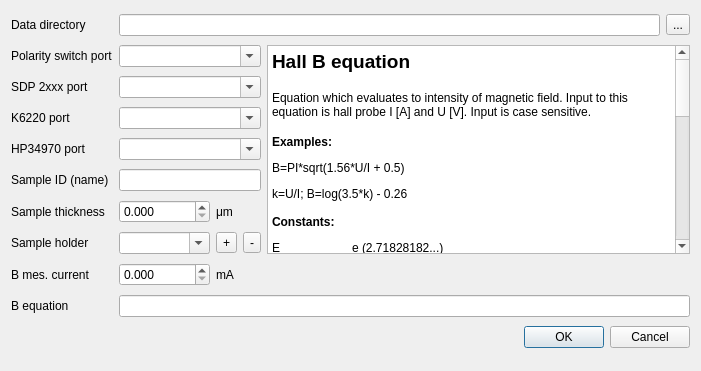
<?xml version="1.0" encoding="UTF-8"?>
<ui version="4.0">
 <class>ConfigUI</class>
 <widget class="QDialog" name="ConfigUI">
  <property name="geometry">
   <rect>
    <x>0</x>
    <y>0</y>
    <width>701</width>
    <height>371</height>
   </rect>
  </property>
  <property name="windowTitle">
   <string>Hall experiment settings</string>
  </property>
  <layout class="QGridLayout" name="gridLayout_3">
   <item row="1" column="0" colspan="2">
    <widget class="QLabel" name="label">
     <property name="text">
      <string>Polarity switch port</string>
     </property>
    </widget>
   </item>
   <item row="1" column="2" colspan="3">
    <layout class="QHBoxLayout" name="horizontalLayout_4">
     <item>
      <widget class="QComboBox" name="switchPortComboBox">
       <property name="editable">
        <bool>true</bool>
       </property>
       <property name="sizeAdjustPolicy">
        <enum>QComboBox::AdjustToContents</enum>
       </property>
       <property name="minimumContentsLength">
        <number>14</number>
       </property>
      </widget>
     </item>
    </layout>
   </item>
   <item row="2" column="0" colspan="2">
    <widget class="QLabel" name="label_2">
     <property name="text">
      <string>SDP 2xxx port</string>
     </property>
    </widget>
   </item>
   <item row="2" column="2" colspan="3">
    <layout class="QHBoxLayout" name="horizontalLayout_5">
     <item>
      <widget class="QComboBox" name="powerSupplyPortComboBox">
       <property name="editable">
        <bool>true</bool>
       </property>
       <property name="sizeAdjustPolicy">
        <enum>QComboBox::AdjustToContents</enum>
       </property>
       <property name="minimumContentsLength">
        <number>14</number>
       </property>
      </widget>
     </item>
    </layout>
   </item>
   <item row="3" column="0" colspan="2">
    <widget class="QLabel" name="label_5">
     <property name="text">
      <string>K6220 port</string>
     </property>
    </widget>
   </item>
   <item row="3" column="2" colspan="3">
    <layout class="QHBoxLayout" name="horizontalLayout_6">
     <item>
      <widget class="QComboBox" name="samplePowerPortComboBox">
       <property name="editable">
        <bool>true</bool>
       </property>
       <property name="sizeAdjustPolicy">
        <enum>QComboBox::AdjustToContents</enum>
       </property>
       <property name="minimumContentsLength">
        <number>14</number>
       </property>
      </widget>
     </item>
    </layout>
   </item>
   <item row="4" column="0" colspan="2">
    <widget class="QLabel" name="label_3">
     <property name="text">
      <string>HP34970 port</string>
     </property>
    </widget>
   </item>
   <item row="4" column="2" colspan="3">
    <layout class="QHBoxLayout" name="horizontalLayout_7">
     <item>
      <widget class="QComboBox" name="agilentPortComboBox">
       <property name="editable">
        <bool>true</bool>
       </property>
       <property name="sizeAdjustPolicy">
        <enum>QComboBox::AdjustToContents</enum>
       </property>
       <property name="minimumContentsLength">
        <number>14</number>
       </property>
      </widget>
     </item>
    </layout>
   </item>
   <item row="10" column="0" colspan="6">
    <widget class="QDialogButtonBox" name="buttonBox">
     <property name="standardButtons">
      <set>QDialogButtonBox::Cancel|QDialogButtonBox::Ok</set>
     </property>
    </widget>
   </item>
   <item row="0" column="0" colspan="2">
    <widget class="QLabel" name="label_4">
     <property name="text">
      <string>Data directory</string>
     </property>
    </widget>
   </item>
   <item row="0" column="2" colspan="4">
    <layout class="QHBoxLayout" name="horizontalLayout">
     <item>
      <widget class="QLineEdit" name="dirPathLineEdit"/>
     </item>
     <item>
      <widget class="QToolButton" name="dirPathToolButton">
       <property name="text">
        <string>...</string>
       </property>
      </widget>
     </item>
    </layout>
   </item>
   <item row="5" column="2" colspan="3">
    <widget class="QLineEdit" name="sampleNameLineEdit"/>
   </item>
   <item row="7" column="0" colspan="2">
    <widget class="QLabel" name="label_6">
     <property name="text">
      <string>Sample holder</string>
     </property>
    </widget>
   </item>
   <item row="7" column="2">
    <widget class="QComboBox" name="sampleHolderComboBox">
     <property name="editable">
      <bool>true</bool>
     </property>
     <property name="sizeAdjustPolicy">
      <enum>QComboBox::AdjustToContents</enum>
     </property>
    </widget>
   </item>
   <item row="7" column="3">
    <widget class="QToolButton" name="sampleHolderAddToolButton">
     <property name="text">
      <string>+</string>
     </property>
    </widget>
   </item>
   <item row="7" column="4">
    <widget class="QToolButton" name="sampleHolderDeleteToolButton">
     <property name="text">
      <string>-</string>
     </property>
    </widget>
   </item>
   <item row="6" column="0">
    <widget class="QLabel" name="label_11">
     <property name="text">
      <string>Sample thickness</string>
     </property>
    </widget>
   </item>
   <item row="6" column="2">
    <widget class="QDoubleSpinBox" name="sampleThicknessDoubleSpinBox">
     <property name="decimals">
      <number>3</number>
     </property>
     <property name="maximum">
      <double>9999.989999999999782</double>
     </property>
    </widget>
   </item>
   <item row="6" column="3" colspan="2">
    <widget class="QLabel" name="label_7">
     <property name="text">
      <string>μm</string>
     </property>
    </widget>
   </item>
   <item row="9" column="0">
    <widget class="QLabel" name="label_9">
     <property name="text">
      <string>B equation</string>
     </property>
    </widget>
   </item>
   <item row="9" column="2" colspan="4">
    <widget class="QLineEdit" name="hallProbeBEquationLineEdit"/>
   </item>
   <item row="1" column="5" rowspan="7">
    <widget class="QTextEdit" name="textEdit">
     <property name="html">
      <string>&lt;!DOCTYPE HTML PUBLIC &quot;-//W3C//DTD HTML 4.0//EN&quot; &quot;http://www.w3.org/TR/REC-html40/strict.dtd&quot;&gt;
&lt;html&gt;&lt;head&gt;&lt;meta name=&quot;qrichtext&quot; content=&quot;1&quot; /&gt;&lt;style type=&quot;text/css&quot;&gt;
p, li { white-space: pre-wrap; }
&lt;/style&gt;&lt;/head&gt;&lt;body style=&quot; font-family:'Sans Serif'; font-size:9pt; font-weight:400; font-style:normal;&quot;&gt;
&lt;p style=&quot; margin-top:18px; margin-bottom:12px; margin-left:0px; margin-right:0px; -qt-block-indent:0; text-indent:0px;&quot;&gt;&lt;span style=&quot; font-size:14pt; font-weight:600;&quot;&gt;Hall B equation&lt;/span&gt;&lt;/p&gt;
&lt;p style=&quot; margin-top:18px; margin-bottom:12px; margin-left:0px; margin-right:0px; -qt-block-indent:0; text-indent:0px;&quot;&gt;Equation which evaluates to intensity of magnetic field. Input to this equation is hall probe &lt;span style=&quot; font-family:'Courier New,courier';&quot;&gt;I [A]&lt;/span&gt; and &lt;span style=&quot; font-family:'Courier New,courier';&quot;&gt;U&lt;/span&gt; [V]. Input is case sensitive.&lt;/p&gt;
&lt;p style=&quot; margin-top:16px; margin-bottom:12px; margin-left:0px; margin-right:0px; -qt-block-indent:0; text-indent:0px;&quot;&gt;&lt;span style=&quot; font-weight:600;&quot;&gt;Examples:&lt;/span&gt;&lt;/p&gt;
&lt;p style=&quot; margin-top:12px; margin-bottom:12px; margin-left:0px; margin-right:0px; -qt-block-indent:0; text-indent:0px;&quot;&gt;&lt;span style=&quot; font-family:'Courier New,courier';&quot;&gt;B=PI*sqrt(1.56*U/I + 0.5)&lt;/span&gt;&lt;/p&gt;
&lt;p style=&quot; margin-top:12px; margin-bottom:12px; margin-left:0px; margin-right:0px; -qt-block-indent:0; text-indent:0px;&quot;&gt;&lt;span style=&quot; font-family:'Courier New,courier';&quot;&gt;k=U/I; B=log(3.5*k) - 0.26&lt;/span&gt;&lt;/p&gt;
&lt;p style=&quot; margin-top:14px; margin-bottom:12px; margin-left:0px; margin-right:0px; -qt-block-indent:0; text-indent:0px;&quot;&gt;&lt;span style=&quot; font-weight:600;&quot;&gt;Constants:&lt;/span&gt;&lt;/p&gt;
&lt;p style=&quot; margin-top:12px; margin-bottom:12px; margin-left:0px; margin-right:0px; -qt-block-indent:0; text-indent:0px;&quot;&gt;&lt;span style=&quot; font-family:'Courier New,courier';&quot;&gt;E	e (2.71828182...)&lt;br /&gt;LOG2E	base 2 log of e&lt;br /&gt;LOG10E	base 10 log of e&lt;br /&gt;LN2	base e log of 2&lt;br /&gt;LN10	base e log of 10&lt;br /&gt;SQRT2	sqare root of 2&lt;br /&gt;SQRT1_2	square root of 1/2&lt;br /&gt;PI	π (3.14159265...)&lt;/span&gt;&lt;/p&gt;
&lt;p style=&quot; margin-top:14px; margin-bottom:12px; margin-left:0px; margin-right:0px; -qt-block-indent:0; text-indent:0px;&quot;&gt;&lt;span style=&quot; font-weight:600;&quot;&gt;Functions:&lt;/span&gt;&lt;/p&gt;
&lt;p style=&quot; margin-top:12px; margin-bottom:12px; margin-left:0px; margin-right:0px; -qt-block-indent:0; text-indent:0px;&quot;&gt;&lt;span style=&quot; font-family:'Courier New,courier';&quot;&gt;abs(x)	|x|&lt;br /&gt;acos(x)	arcus cosinus (rad)&lt;br /&gt;asin(x)	arcus sinus (rad)&lt;br /&gt;atan(x)	arcus tangens (rad)&lt;br /&gt;atan2(a, b)	arcus tangens of a/b (rad)&lt;br /&gt;ceil(x)	integer closest to x but not les than x&lt;br /&gt;cos(x)	cosinus&lt;br /&gt;exp(x)	e^x&lt;br /&gt;floor(x)	integer closest to x but not greater than x&lt;br /&gt;log(x)	natural logarithm of x&lt;br /&gt;max(a, b)	maximum&lt;br /&gt;min(a, b)	minimum&lt;br /&gt;pow(x, y)	x^y&lt;br /&gt;random()	random number in range 0. - 1.&lt;br /&gt;round(x)	integer closest to x&lt;br /&gt;sqrt(x)	square root of x&lt;br /&gt;tan(x)	tangent&lt;/span&gt;&lt;/p&gt;
&lt;p style=&quot; margin-top:12px; margin-bottom:12px; margin-left:0px; margin-right:0px; -qt-block-indent:0; text-indent:0px;&quot;&gt;&lt;span style=&quot; font-weight:600;&quot;&gt;Details:&lt;/span&gt;&lt;/p&gt;
&lt;p style=&quot; margin-top:16px; margin-bottom:12px; margin-left:0px; margin-right:0px; -qt-block-indent:0; text-indent:0px;&quot;&gt;Line above is evaluated as pure javascript code. All mathematics functions are shortcust to full names of its javascript equivalents (sqrt = Math.sqrt).&lt;/p&gt;&lt;/body&gt;&lt;/html&gt;</string>
     </property>
    </widget>
   </item>
   <item row="5" column="0" colspan="2">
    <widget class="QLabel" name="label_10">
     <property name="text">
      <string>Sample ID (name)</string>
     </property>
    </widget>
   </item>
   <item row="8" column="0">
    <widget class="QLabel" name="label_8">
     <property name="text">
      <string>B mes. current</string>
     </property>
    </widget>
   </item>
   <item row="8" column="2">
    <widget class="QDoubleSpinBox" name="hallProbeCurrentDoubleSpinBox">
     <property name="decimals">
      <number>3</number>
     </property>
    </widget>
   </item>
   <item row="8" column="3">
    <widget class="QLabel" name="label_12">
     <property name="text">
      <string>mA</string>
     </property>
    </widget>
   </item>
  </layout>
 </widget>
 <resources/>
 <connections/>
</ui>
